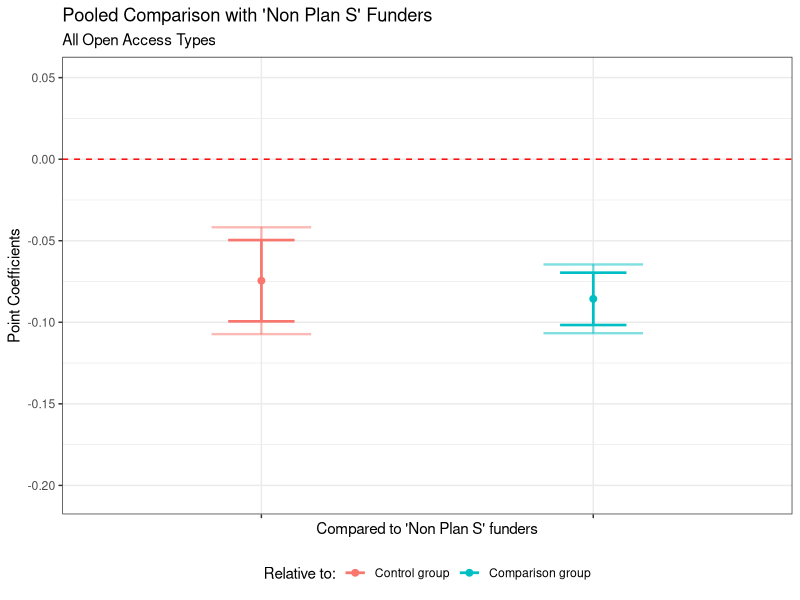
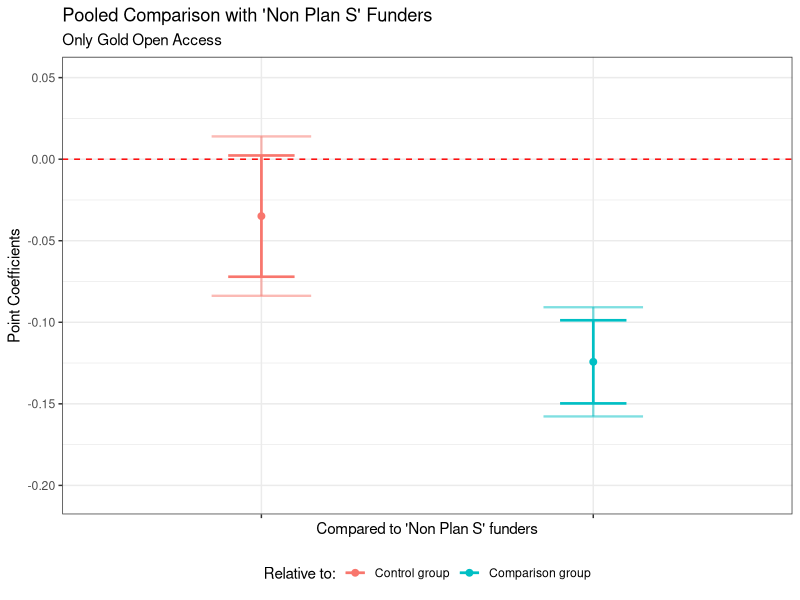
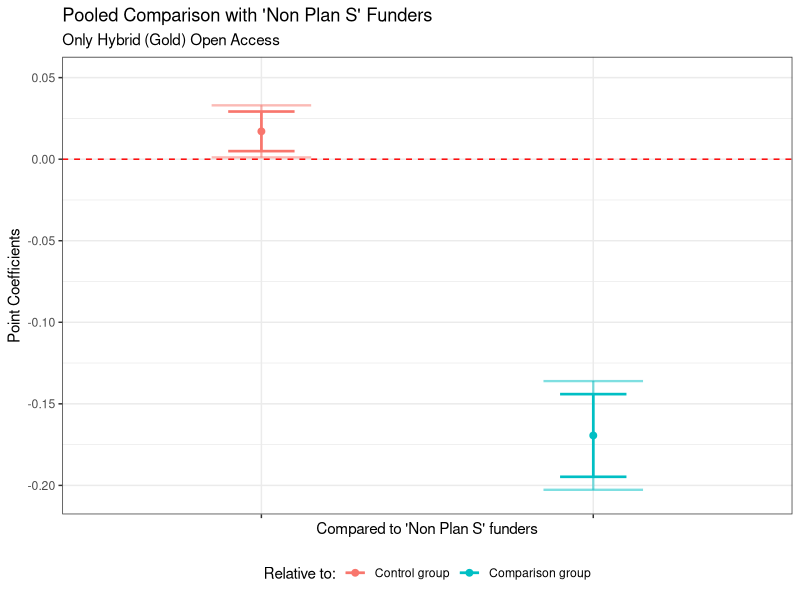
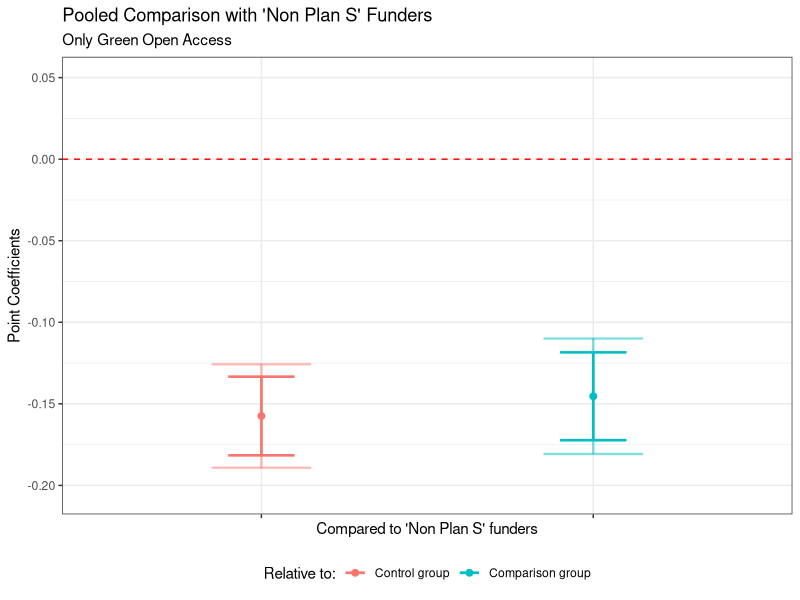
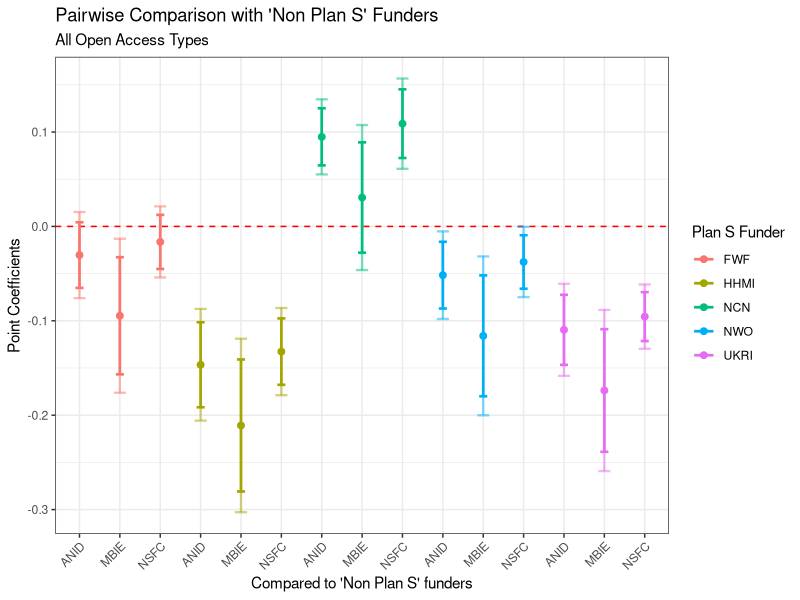
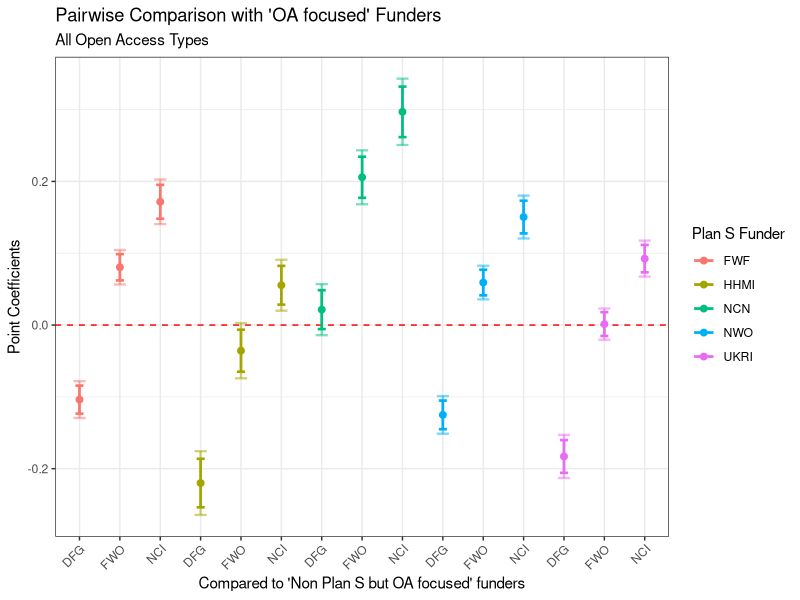
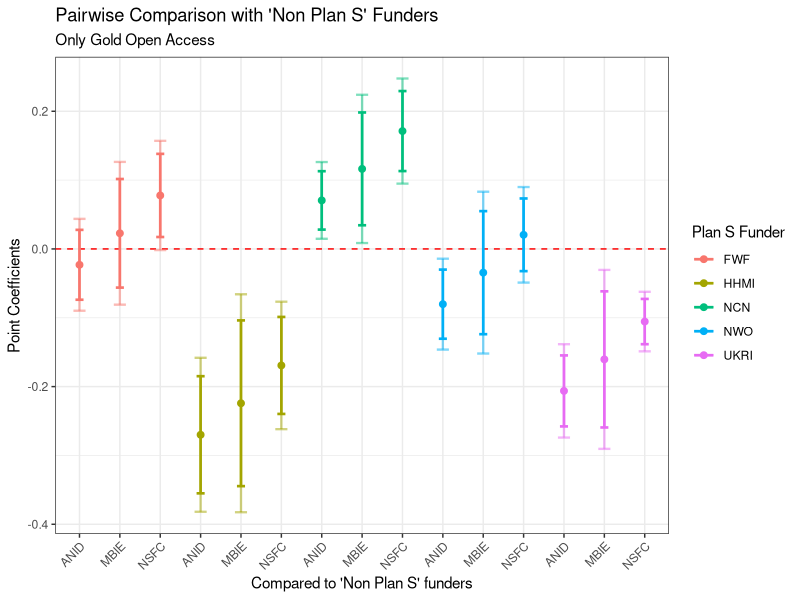
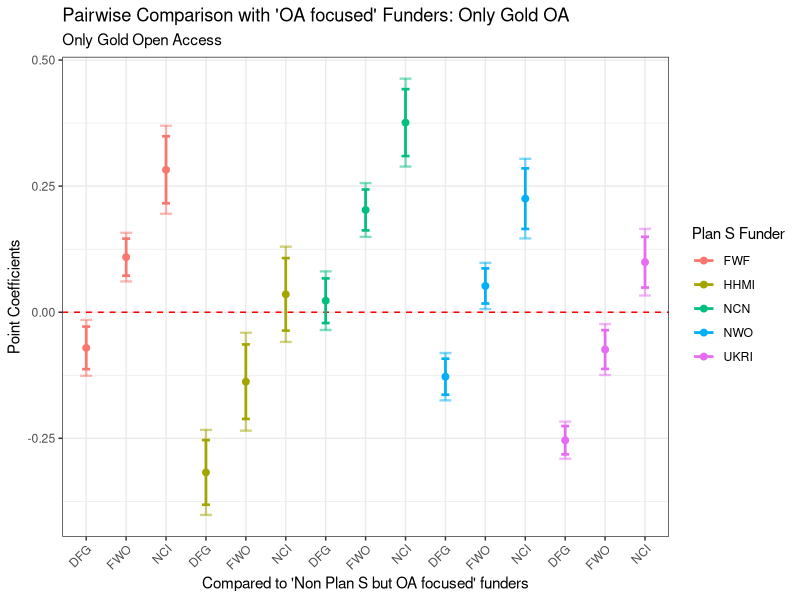

R code for these plots, in order:
### 
# Plotting the coefficients cmputed with the STATA code
# (manual import of estimates and confidence intervals)
# author: WB Schmal
#

# NOTE to add your desired path to store the plots if wanted
### General set-up ----
# load packages 
library(ggplot2)
library(tibble)

# Relabel Coefficient column values: 
# 1 Control Group
getNewCoefficient1 <- function(row) {
  if (row %% 3 == 1) {
    return("ANID")
  } else if (row %% 3 == 2) {
    return("MBIE")
  } else {
    return("NSFC")
  }
}

# 2 Comparison Group
getNewCoefficient2 <- function(row) {
  if (row %% 3 == 1) {
    return("DFG")
  } else if (row %% 3 == 2) {
    return("FWO")
  } else {
    return("NCI")
  }
}



### Pooled Regressions ----
# 4.96 x 3.95 in image
# OA ALL
data <- tribble(
  ~Group, ~Coefficient, ~Estimate, ~CI_Lower_95, ~CI_Upper_95, ~CI_Lower_99, ~CI_Upper_99,
  1, "r1", -0.07450199, -0.09942395, -0.04958004, -0.10725661, -0.04174738,
  2, "r2", -0.08562363, -0.10165528, -0.06959198, -0.10669395, -0.06455331
)

# Rename groups
data$Group <- factor(data$Group, levels = c(1, 2), labels = c("Control group", "Comparison group"))


ggplot(data, aes(x = as.factor(1:nrow(data)), y = Estimate, color = factor(Group))) +
  geom_point(position = position_dodge(width = 0.5), size = 2) +
  geom_errorbar(aes(ymin = CI_Lower_99, ymax = CI_Upper_99), 
                position = position_dodge(width = 0.5), 
                width = 0.3,  linewidth = .8, alpha = 0.5) +  # Set alpha for 99% CI
  geom_errorbar(aes(ymin = CI_Lower_95, ymax = CI_Upper_95), 
                position = position_dodge(width = 0.5), 
                width = 0.2, linewidth = .9) +  # 95% CI with full opacity
  geom_hline(yintercept = 0, linetype = "dashed", color = "red") +
  labs(
    title = "Pooled Comparison with 'Non Plan S' Funders",
    subtitle = "All Open Access Types",
    x = "Compared to 'Non Plan S' funders",
    y = "Point Coefficients",
    color = "Relative to:"
  ) +
  theme_bw() +  ylim(-0.205, 0.05) +
  theme(axis.text.x = element_blank(), legend.position = "bottom") +
  scale_x_discrete(labels = data$Coefficient)
ggsave(filename = "pooled_oa_all.png", plot = last_plot(), path = "", scale = 1, dpi = 600)



# Gold OA WITH exclusion
data <- tribble(
  ~Group, ~Coefficient, ~Estimate, ~CI_Lower_95, ~CI_Upper_95, ~CI_Lower_99, ~CI_Upper_99,
  1, "r1", -0.03489988, -0.07208503, 0.00228527, -0.08377217, 0.01397242,
  2, "r2", -0.12424828, -0.14971567, -0.09878089, -0.15772035, -0.09077621
)


# Rename groups
data$Group <- factor(data$Group, levels = c(1, 2), labels = c("Control group", "Comparison group"))


ggplot(data, aes(x = as.factor(1:nrow(data)), y = Estimate, color = factor(Group))) +
  geom_point(position = position_dodge(width = 0.5), size = 2) +
  geom_errorbar(aes(ymin = CI_Lower_99, ymax = CI_Upper_99), 
                position = position_dodge(width = 0.5), 
                width = 0.3,  linewidth = .8, alpha = 0.5) +  # Set alpha for 99% CI
  geom_errorbar(aes(ymin = CI_Lower_95, ymax = CI_Upper_95), 
                position = position_dodge(width = 0.5), 
                width = 0.2, linewidth = .9) +  # 95% CI with full opacity
  geom_hline(yintercept = 0, linetype = "dashed", color = "red") +
  labs(
    title = "Pooled Comparison with 'Non Plan S' Funders",
    subtitle = "Only Gold Open Access",
    x = "Compared to 'Non Plan S' funders",
    y = "Point Coefficients",
    color = "Relative to:"
  ) +
  theme_bw() +  ylim(-0.205, 0.05) +
  theme(axis.text.x = element_blank(), legend.position = "bottom") +
  scale_x_discrete(labels = data$Coefficient)
ggsave(filename = "pooled_oa_gold_excl.png", plot = last_plot(), path = "", scale = 1, dpi = 600)




# Hybrid OA WITH exclusion
data <- tribble(
  ~Group, ~Coefficient, ~Estimate, ~CI_Lower_95, ~CI_Upper_95, ~CI_Lower_99, ~CI_Upper_99,
  1, "r1", 0.01705856, 0.004921, 0.02919611, 0.00110614, 0.03301097,
  2, "r1", -0.16939065, -0.19474424, -0.14403706, -0.20271331, -0.136068
)

# Rename groups
data$Group <- factor(data$Group, levels = c(1, 2), labels = c("Control group", "Comparison group"))


ggplot(data, aes(x = as.factor(1:nrow(data)), y = Estimate, color = factor(Group))) +
  geom_point(position = position_dodge(width = 0.5), size = 2) +
  geom_errorbar(aes(ymin = CI_Lower_99, ymax = CI_Upper_99), 
                position = position_dodge(width = 0.5), 
                width = 0.3,  linewidth = .8, alpha = 0.5) +  # Set alpha for 99% CI
  geom_errorbar(aes(ymin = CI_Lower_95, ymax = CI_Upper_95), 
                position = position_dodge(width = 0.5), 
                width = 0.2, linewidth = .9) +  # 95% CI with full opacity
  geom_hline(yintercept = 0, linetype = "dashed", color = "red") +
  labs(
    title = "Pooled Comparison with 'Non Plan S' Funders",
    subtitle = "Only Hybrid (Gold) Open Access",
    x = "Compared to 'Non Plan S' funders",
    y = "Point Coefficients",
    color = "Relative to:"
  ) +
  theme_bw() +  ylim(-0.205, 0.05) +
  theme(axis.text.x = element_blank(), legend.position = "bottom") +
  scale_x_discrete(labels = data$Coefficient)
ggsave(filename = "pooled_oa_hybrid_excl.png", plot = last_plot(), path = "", scale = 1, dpi = 600)



# Green OA WITH exclusion
data <- tribble(
  ~Group, ~Coefficient, ~Estimate, ~CI_Lower_95, ~CI_Upper_95, ~CI_Lower_99, ~CI_Upper_99,
  1, "r1", -0.1574577, -0.18157189, -0.13334351, -0.18915113, -0.12576427,
  2, "r1", -0.14537343, -0.17230233, -0.11844452, -0.18076666, -0.1099802
)

# Rename groups
data$Group <- factor(data$Group, levels = c(1, 2), labels = c("Control group", "Comparison group"))


ggplot(data, aes(x = as.factor(1:nrow(data)), y = Estimate, color = factor(Group))) +
  geom_point(position = position_dodge(width = 0.5), size = 2) +
  geom_errorbar(aes(ymin = CI_Lower_99, ymax = CI_Upper_99), 
                position = position_dodge(width = 0.5), 
                width = 0.3,  linewidth = .8, alpha = 0.5) +  # Set alpha for 99% CI
  geom_errorbar(aes(ymin = CI_Lower_95, ymax = CI_Upper_95), 
                position = position_dodge(width = 0.5), 
                width = 0.2, linewidth = .9) +  # 95% CI with full opacity
  geom_hline(yintercept = 0, linetype = "dashed", color = "red") +
  labs(
    title = "Pooled Comparison with 'Non Plan S' Funders",
    subtitle = "Only Green Open Access",
    x = "Compared to 'Non Plan S' funders",
    y = "Point Coefficients",
    color = "Relative to:"
  ) +
  theme_bw() +  ylim(-0.205, 0.05) +
  theme(axis.text.x = element_blank(), legend.position = "bottom") +
  scale_x_discrete(labels = data$Coefficient)
ggsave(filename = "pooled_oa_green_excl.png", plot = last_plot(), path = "", scale = 1, dpi = 600)


################################################################################
### Pairwise comparisons: ------
# 7.84 x 3.95 in image 
# Step 1 - All OA types ----

# Control group
data <- tribble(
  ~Group, ~Coefficient, ~Estimate, ~CI_Lower_95, ~CI_Upper_95, ~CI_Lower_99, ~CI_Upper_99,
  1, "r1", -.03035862, -.06509238, .00437514, -.07601185, .01529462,
  1, "r1", -.09465845, -.15674266, -.03257424, -.1762635, -.01305339,
  1, "r1", -.01638298, -.04501577, .01224982, -.05401509, .02124914,
  2, "r1", -.14659143, -.19163102, -.10155183, -.20579245, -.08739041,
  2, "r1", -.21089126, -.28082456, -.14095796, -.30282771, -.11895482,
  2, "r1", -.13261579, -.16777669, -.09745489, -.1788279, -.08640368,
  3, "r1", .09491585, .06464374, .12518796, .05512738, .13470431,
  3, "r1", .03061602, -.02785997, .089092, -.04624403, .10747606,
  3, "r1", .10889149, .07250077, .1452822, .06106318, .1567198,
  4, "r1", -.05164523, -.08699363, -.01629682, -.09810581, -.00518464,
  4, "r1", -.11594506, -.17997899, -.05191113, -.200111, -.03177912,
  4, "r1", -.03766959, -.06600446, -.00933471, -.07491008, -.0004291,
  5, "r1", -.1095469, -.14665894, -.07243487, -.15832383, -.06076998,
  5, "r1", -.17384674, -.23881302, -.10888046, -.25923329, -.08846019,
  5, "r1", -.09557126, -.12150359, -.06963894, -.1296539, -.06148863
)


# Apply the function to update Coefficient values
data$Coefficient <- sapply(1:nrow(data), getNewCoefficient1)

# Rename groups
data$Group <- factor(data$Group, levels = c(1, 2, 3, 4, 5), labels = c("FWF", "HHMI", "NCN", "NWO", "UKRI"))


ggplot(data, aes(x = as.factor(1:nrow(data)), y = Estimate, color = factor(Group))) +
  geom_point(position = position_dodge(width = 0.5), size = 2) +
  geom_hline(yintercept = 0, linetype = "dashed", color = "red") +
  geom_errorbar(aes(ymin = CI_Lower_99, ymax = CI_Upper_99), 
                position = position_dodge(width = 0.5), 
                width = 0.3,  linewidth = .8, alpha = 0.5) +  # Set alpha for 99% CI
  geom_errorbar(aes(ymin = CI_Lower_95, ymax = CI_Upper_95), 
                position = position_dodge(width = 0.5), 
                width = 0.2, linewidth = .9) +  # 95% CI with full opacity
  labs(
    title = "Pairwise Comparison with 'Non Plan S' Funders",
    subtitle = "All Open Access Types",
    x = "Compared to 'Non Plan S' funders",
    y = "Point Coefficients",
    color = "Plan S Funder"
  ) +
  theme_bw() +
  theme(axis.text.x = element_text(angle = 45, hjust = 1)) +
  scale_x_discrete(labels = data$Coefficient)
ggsave(filename = "pairwise_comp_oaall_control.png", plot = last_plot(), path = "", scale = 1, dpi = 600)


## Comparison Group

data <- tribble(
  ~Group, ~Coefficient, ~Estimate, ~CI_Lower_95, ~CI_Upper_95, ~CI_Lower_99, ~CI_Upper_99,
  1, "r1", -.10379169, -.12331876, -.08426461, -.12945662, -.07812675,
  1, "r1", .08049733, .06221881, .09877586, .0564725, .10452216,
  1, "r1", .17167436, .14803803, .19531068, .14060739, .20274132,
  2, "r1", -.2200245, -.253784, -.186265, -.26439558, -.17565341,
  2, "r1", -.03573548, -.06494568, -.00652528, -.07412969, .00265873,
  2, "r1", .05544155, .0284421, .08244099, .01995193, .09093116,
  3, "r1", .02148278, -.00553594, .0485015, -.01402844, .056994,
  3, "r1", .2057718, .17717137, .23437223, .16818068, .24336292,
  3, "r1", .29694882, .2618124, .33208524, .2507672, .34313045,
  4, "r1", -.1250783, -.14504059, -.105116, -.15131517, -.09884142,
  4, "r1", .05921072, .04138564, .07703581, .03578205, .0826394,
  4, "r1", .15038775, .12766621, .17310929, .12052346, .18025204,
  5, "r1", -.18297997, -.20584621, -.16011374, -.21303319, -.15292676,
  5, "r1", .00130905, -.01524753, .01786562, -.02045154, .02306963,
  5, "r1", .09248607, .07338205, .11159009, .06737741, .11759473
)


# Apply the function to update Coefficient values
data$Coefficient <- sapply(1:nrow(data), getNewCoefficient2)

# Rename groups
data$Group <- factor(data$Group, levels = c(1, 2, 3, 4, 5), labels = c("FWF", "HHMI", "NCN", "NWO", "UKRI"))

# Plot coefficients with confidence intervals, colored by groups
ggplot(data, aes(x = as.factor(1:nrow(data)), y = Estimate, color = factor(Group))) +
  geom_hline(yintercept = 0, linetype = "dashed", color = "red") +
  geom_point(position = position_dodge(width = 0.5), size = 2) +
  geom_errorbar(aes(ymin = CI_Lower_99, ymax = CI_Upper_99), 
                position = position_dodge(width = 0.5), 
                width = 0.3,  linewidth = .8, alpha = 0.5) +  # Set alpha for 99% CI
  geom_errorbar(aes(ymin = CI_Lower_95, ymax = CI_Upper_95), 
                position = position_dodge(width = 0.5), 
                width = 0.2, linewidth = .9) +  # 95% CI with full opacity
  labs(
    title = "Pairwise Comparison with 'OA focused' Funders",
    subtitle = "All Open Access Types",
    x = "Compared to 'Non Plan S but OA focused' funders",
    y = "Point Coefficients",
    color = "Plan S Funder"
  ) +
  theme_bw() +
  theme(axis.text.x = element_text(angle = 45, hjust = 1)) +
  scale_x_discrete(labels = data$Coefficient)
ggsave(filename = "pairwise_comparison_oaall_comp.png", plot = last_plot(), path = "", scale = 1, dpi = 600)

### GOLD OA only ----

# main control group

data <- tribble(
  ~Group, ~Coefficient, ~Estimate, ~CI_Lower_95, ~CI_Upper_95, ~CI_Lower_99, ~CI_Upper_99,
  1, "r1", -.0230563, -.07381157, .02769897, -.08977056, .04365796,
  1, "r1", .02273629, -.05616061, .1016332, -.08097856, .12645115,
  1, "r1", .0776866, .01729159, .13808162, -.00169104, .15706424,
  2, "r1", -.27000827, -.35509856, -.18491797, -.38185664, -.1581599,
  2, "r1", -.22421567, -.34463192, -.10379942, -.38253808, -.06589326,
  2, "r1", -.16926536, -.23970841, -.09882232, -.26184929, -.07668143,
  3, "r1", .07048882, .02805434, .1129233, .01471334, .1262643,
  3, "r1", .11628142, .03433609, .19822674, .00856981, .22399302,
  3, "r1", .17123172, .11313928, .22932417, .0948805, .24758294,
  4, "r1", -.08023775, -.13047338, -.03000211, -.14626853, -.01420696,
  4, "r1", -.03444515, -.12384695, .05495665, -.15196751, .08307721,
  4, "r1", .02050516, -.03230227, .07331259, -.04890002, .08991034,
  5, "r1", -.20625998, -.25786481, -.15465515, -.27408702, -.13843294,
  5, "r1", -.16046738, -.25936946, -.0615653, -.29046208, -.03047269,
  5, "r1", -.10551708, -.13842469, -.07260946, -.14876759, -.06226656
)

# Apply the function to update Coefficient values
data$Coefficient <- sapply(1:nrow(data), getNewCoefficient1)

# Rename groups
data$Group <- factor(data$Group, levels = c(1, 2, 3, 4, 5), labels = c("FWF", "HHMI", "NCN", "NWO", "UKRI"))


ggplot(data, aes(x = as.factor(1:nrow(data)), y = Estimate, color = factor(Group))) +
  geom_point(position = position_dodge(width = 0.5), size = 2) +
  geom_hline(yintercept = 0, linetype = "dashed", color = "red") +
  geom_errorbar(aes(ymin = CI_Lower_99, ymax = CI_Upper_99), 
                position = position_dodge(width = 0.5), 
                width = 0.3,  linewidth = .8, alpha = 0.5) +  # Set alpha for 99% CI
  geom_errorbar(aes(ymin = CI_Lower_95, ymax = CI_Upper_95), 
                position = position_dodge(width = 0.5), 
                width = 0.2, linewidth = .9) +  # 95% CI with full opacity
  labs(
    title = "Pairwise Comparison with 'Non Plan S' Funders",
    subtitle = "Only Gold Open Access",
    x = "Compared to 'Non Plan S' funders",
    y = "Point Coefficients",
    color = "Plan S Funder"
  ) +
  theme_bw() +
  theme(axis.text.x = element_text(angle = 45, hjust = 1)) +
  scale_x_discrete(labels = data$Coefficient)
ggsave(filename = "pairwise_comp_goldoa_control.png", plot = last_plot(), path = "", scale = 1, dpi = 600)

## Comparison Group

data <- tribble(
  ~Group, ~Coefficient, ~Estimate, ~CI_Lower_95, ~CI_Upper_95, ~CI_Lower_99, ~CI_Upper_99,
  1, "r1", -.07064649, -.11279691, -.02849606, -.1260468, -.01524618,
  1, "r1", .10926024, .07255308, .14596741, .06101036, .15751013,
  1, "r1", .28246311, .2160536, .34887262, .19517006, .36975616,
  2, "r1", -.31759845, -.38176717, -.25342973, -.40193861, -.23325829,
  2, "r1", -.13769172, -.21158685, -.06379659, -.23482687, -.04055657,
  2, "r1", .03551115, -.03636931, .1073916, -.05898045, .13000274,
  3, "r1", .02289863, -.02134386, .06714113, -.03525089, .08104816,
  3, "r1", .20280537, .16224425, .24336648, .14949202, .25611871,
  3, "r1", .37600823, .30968735, .44232911, .28883662, .46317984,
  4, "r1", -.12782793, -.16356419, -.09209168, -.17479774, -.08085813,
  4, "r1", .0520788, .01724151, .08691609, .00628698, .09787062,
  4, "r1", .22528167, .16520147, .28536186, .14630868, .30425465,
  5, "r1", -.25385016, -.28194442, -.22575591, -.29077523, -.2169251,
  5, "r1", -.07394343, -.11238237, -.0355045, -.12446617, -.0234207,
  5, "r1", .09925943, .04896463, .14955423, .03315396, .16536491
)


# Apply the function to update Coefficient values
data$Coefficient <- sapply(1:nrow(data), getNewCoefficient2)

# Rename groups
data$Group <- factor(data$Group, levels = c(1, 2, 3, 4, 5), labels = c("FWF", "HHMI", "NCN", "NWO", "UKRI"))

# Plot coefficients with confidence intervals, colored by groups
ggplot(data, aes(x = as.factor(1:nrow(data)), y = Estimate, color = factor(Group))) +
  geom_hline(yintercept = 0, linetype = "dashed", color = "red") +
  geom_point(position = position_dodge(width = 0.5), size = 2) +
  geom_errorbar(aes(ymin = CI_Lower_99, ymax = CI_Upper_99), 
                position = position_dodge(width = 0.5), 
                width = 0.3,  linewidth = .8, alpha = 0.5) +  # Set alpha for 99% CI
  geom_errorbar(aes(ymin = CI_Lower_95, ymax = CI_Upper_95), 
                position = position_dodge(width = 0.5), 
                width = 0.2, linewidth = .9) +  # 95% CI with full opacity
  labs(
    title = "Pairwise Comparison with 'OA focused' Funders: Only Gold OA",
    subtitle = "Only Gold Open Access",
    x = "Compared to 'Non Plan S but OA focused' funders",
    y = "Point Coefficients",
    color = "Plan S Funder"
  ) +
  theme_bw() +
  theme(axis.text.x = element_text(angle = 45, hjust = 1)) +
  scale_x_discrete(labels = data$Coefficient)
ggsave(filename = "pairwise_comparison_goldoa_comp.png", plot = last_plot(), path = "", scale = 1, dpi = 600)


### HYBRID OA only ----

# control group

data <- tribble(
  ~Group, ~Coefficient, ~Estimate, ~CI_Lower_95, ~CI_Upper_95, ~CI_Lower_99, ~CI_Upper_99,
  1, "r1", .06538502, .03294716, .09782288, .02274775, .10802228,
  1, "r1", -.08912276, -.13477226, -.04347326, -.14912892, -.02911661,
  1, "r1", .08848416, .06713878, .10982954, .06042951, .1165388,
  2, "r1", -.07073429, -.16105588, .0195873, -.1894624, .04799383,
  2, "r1", -.22524207, -.32515033, -.12533381, -.35660727, -.09387687,
  2, "r1", -.04763515, -.13529482, .04002452, -.16284828, .06757798,
  3, "r1", .17724128, .14564874, .20883382, .13571595, .21876661,
  3, "r1", .0227335, -.02484371, .07031071, -.03980373, .08527073,
  3, "r1", .20034042, .17294058, .22774026, .16432832, .23635252,
  4, "r1", .05399466, .02374048, .08424884, .01422817, .09376114,
  4, "r1", -.10051312, -.14509343, -.05593282, -.15911232, -.04191393,
  4, "r1", .07709379, .05535747, .09883011, .04852539, .1056622,
  5, "r1", -.04411435, -.07329345, -.01493526, -.08246586, -.00576284,
  5, "r1", -.19862213, -.24258413, -.15466013, -.25640393, -.14084034,
  5, "r1", -.02101521, -.03211431, -.00991612, -.03560284, -.00642758
)


# Apply the function to update Coefficient values
data$Coefficient <- sapply(1:nrow(data), getNewCoefficient1)

# Rename groups
data$Group <- factor(data$Group, levels = c(1, 2, 3, 4, 5), labels = c("FWF", "HHMI", "NCN", "NWO", "UKRI"))


ggplot(data, aes(x = as.factor(1:nrow(data)), y = Estimate, color = factor(Group))) +
  geom_point(position = position_dodge(width = 0.5), size = 2) +
  geom_errorbar(aes(ymin = CI_Lower_99, ymax = CI_Upper_99), 
                position = position_dodge(width = 0.5), 
                width = 0.3,  linewidth = .8, alpha = 0.5) +  # Set alpha for 99% CI
  geom_errorbar(aes(ymin = CI_Lower_95, ymax = CI_Upper_95), 
                position = position_dodge(width = 0.5), 
                width = 0.2, linewidth = .9) +  # 95% CI with full opacity
  geom_hline(yintercept = 0, linetype = "dashed", color = "red") +
  labs(
    title = "Pairwise Comparison with 'Non Plan S' Funders",
    subtitle = "Only Hybrid (Gold) Open Access",
    x = "Compared to 'Non Plan S' funders",
    y = "Point Coefficients",
    color = "Plan S Funder"
  ) +
  theme_bw() +
  theme(axis.text.x = element_text(angle = 45, hjust = 1)) +
  scale_x_discrete(labels = data$Coefficient)
ggsave(filename = "pairwise_comp_hybridoa_control.png", plot = last_plot(), path = "", scale = 1, dpi = 600)

## Comparison Group

data <- tribble(
  ~Group, ~Coefficient, ~Estimate, ~CI_Lower_95, ~CI_Upper_95, ~CI_Lower_99, ~CI_Upper_99,
  1, "r1", -.17374187, -.20082755, -.1466562, -.20934212, -.13814163,
  1, "r1", .07758853, .04830459, .10687246, .03909655, .1160805,
  1, "r1", .28999598, .22682327, .3531687, .20695864, .37303333,
  2, "r1", -.30986118, -.39807048, -.22165188, -.42580022, -.19392214,
  2, "r1", -.05853078, -.1484142, .03135264, -.17668481, .05962325,
  2, "r1", .15387668, .06945356, .23829979, .04289041, .26486294,
  3, "r1", -.06188561, -.09388488, -.02988634, -.10394381, -.01982742,
  3, "r1", .18944479, .15905729, .21983229, .14950334, .22938624,
  3, "r1", .40185225, .33469703, .46900746, .31358305, .49012144,
  4, "r1", -.18513224, -.21316321, -.15710126, -.22197481, -.14828966,
  4, "r1", .06619816, .03738763, .0950087, .02832881, .10406752,
  4, "r1", .27860562, .21427236, .34293888, .19404415, .36316709,
  5, "r1", -.28324124, -.30979021, -.25669228, -.31813538, -.24834711,
  5, "r1", -.03191084, -.06078338, -.0030383, -.06985954, .00603785,
  5, "r1", .18049661, .11868712, .24230611, .09925735, .26173588
)


# Apply the function to update Coefficient values
data$Coefficient <- sapply(1:nrow(data), getNewCoefficient2)

# Rename groups
data$Group <- factor(data$Group, levels = c(1, 2, 3, 4, 5), labels = c("FWF", "HHMI", "NCN", "NWO", "UKRI"))

# Plot coefficients with confidence intervals, colored by groups
ggplot(data, aes(x = as.factor(1:nrow(data)), y = Estimate, color = factor(Group))) +
  geom_hline(yintercept = 0, linetype = "dashed", color = "red") +
  geom_point(position = position_dodge(width = 0.5), size = 2) +
  geom_errorbar(aes(ymin = CI_Lower_99, ymax = CI_Upper_99), 
                position = position_dodge(width = 0.5), 
                width = 0.3,  linewidth = .8, alpha = 0.5) +  # Set alpha for 99% CI
  geom_errorbar(aes(ymin = CI_Lower_95, ymax = CI_Upper_95), 
                position = position_dodge(width = 0.5), 
                width = 0.2, linewidth = .9) +  # 95% CI with full opacity
  labs(
    title = "Pairwise Comparison with 'OA focused' Funders",
    subtitle = "Only Hybrid (Gold) Open Access",
    x = "Compared to 'Non Plan S but OA focused' funders",
    y = "Point Coefficients",
    color = "Plan S Funder"
  ) +
  theme_bw() +
  theme(axis.text.x = element_text(angle = 45, hjust = 1)) +
  scale_x_discrete(labels = data$Coefficient)
ggsave(filename = "pairwise_comparison_hybridoa_comp.png", plot = last_plot(), path = "", scale = 1, dpi = 600)


#
### GREEN OA only ----
#

# Control group

data <- tribble(
  ~Group, ~Coefficient, ~Estimate, ~CI_Lower_95, ~CI_Upper_95, ~CI_Lower_99, ~CI_Upper_99,
  1, "r1", .09044481, .03518583, .14570379, .01780947, .16308015,
  1, "r1", .03626783, -.01283886, .08537451, -.02828734, .10082299,
  1, "r1", .05462808, .01689791, .09235824, .00503848, .10421767,
  2, "r1", -.23011647, -.31141077, -.14882216, -.33697748, -.12325545,
  2, "r1", -.28429345, -.35604097, -.21254593, -.3786313, -.1899556,
  2, "r1", -.2659332, -.33043348, -.20143292, -.35070746, -.18115894,
  3, "r1", .10027836, .05308443, .1474723, .03824598, .16231074,
  3, "r1", .04610138, .00819941, .08400334, -.00371939, .09592215,
  3, "r1", .06446163, .04150291, .08742034, .03428654, .09463672,
  4, "r1", .02563862, -.02053029, .07180753, -.03504763, .08632487,
  4, "r1", -.02853836, -.0754053, .01832858, -.09014739, .03307067,
  4, "r1", -.01017811, -.04600621, .02564999, -.05726773, .03691151,
  5, "r1", -.17993496, -.21768327, -.14218664, -.22954979, -.13032012,
  5, "r1", -.23411194, -.27968106, -.18854281, -.29400677, -.17421711,
  5, "r1", -.21575169, -.25124383, -.18025955, -.2623994, -.16910398
)


# Apply the function to update Coefficient values
data$Coefficient <- sapply(1:nrow(data), getNewCoefficient1)

# Rename groups
data$Group <- factor(data$Group, levels = c(1, 2, 3, 4, 5), labels = c("FWF", "HHMI", "NCN", "NWO", "UKRI"))


ggplot(data, aes(x = as.factor(1:nrow(data)), y = Estimate, color = factor(Group))) +
  geom_point(position = position_dodge(width = 0.5), size = 2) +
  geom_errorbar(aes(ymin = CI_Lower_99, ymax = CI_Upper_99), 
                position = position_dodge(width = 0.5), 
                width = 0.3,  linewidth = .8, alpha = 0.5) +  # Set alpha for 99% CI
  geom_errorbar(aes(ymin = CI_Lower_95, ymax = CI_Upper_95), 
                position = position_dodge(width = 0.5), 
                width = 0.2, linewidth = .9) +  # 95% CI with full opacity
  geom_hline(yintercept = 0, linetype = "dashed", color = "red") +
  labs(
    title = "Pairwise Comparison with 'Non Plan S' Funders",
    subtitle = "Only Green Open Access",
    x = "Compared to 'Non Plan S' funders",
    y = "Point Coefficients",
    color = "Plan S Funder"
  ) +
  theme_bw() +
  theme(axis.text.x = element_text(angle = 45, hjust = 1)) +
  scale_x_discrete(labels = data$Coefficient)
ggsave(filename = "pairwise_comp_greenoa_control.png", plot = last_plot(), path = "", scale = 1, dpi = 600)

## Comparison Group

data <- tribble(
  ~Group, ~Coefficient, ~Estimate, ~CI_Lower_95, ~CI_Upper_95, ~CI_Lower_99, ~CI_Upper_99,
  1, "r1", -.01384822, -.05079214, .02309569, -.06240615, .0347097,
  1, "r1", .1701731, .13058654, .20975967, .11813872, .22220748,
  1, "r1", .36480242, .32207344, .4075314, .30863662, .42096822,
  2, "r1", -.3344095, -.40441678, -.26440222, -.42642515, -.24239385,
  2, "r1", -.15038817, -.21829578, -.08248057, -.23965124, -.06112511,
  2, "r1", .04424114, -.02360431, .11208659, -.04494629, .13342857,
  3, "r1", -.00401467, -.03431015, .02628081, -.04383378, .03580444,
  3, "r1", .18000665, .15045235, .20956096, .1411603, .21885301,
  3, "r1", .37463597, .34337034, .4059016, .33354023, .41573171,
  4, "r1", -.07865441, -.11291418, -.04439464, -.12368431, -.03362451,
  4, "r1", .10536691, .07027768, .14045615, .05924416, .15148967,
  4, "r1", .29999623, .25920744, .34078502, .24638129, .35361117,
  5, "r1", -.28422799, -.31996673, -.24848924, -.33120081, -.23725516,
  5, "r1", -.10020666, -.13765067, -.06276266, -.14942157, -.05099176,
  5, "r1", .09442265, .05320214, .13564316, .04024425, .14860105
)

# Apply the function to update Coefficient values
data$Coefficient <- sapply(1:nrow(data), getNewCoefficient2)

# Rename groups
data$Group <- factor(data$Group, levels = c(1, 2, 3, 4, 5), labels = c("FWF", "HHMI", "NCN", "NWO", "UKRI"))

# Plot coefficients with confidence intervals, colored by groups
ggplot(data, aes(x = as.factor(1:nrow(data)), y = Estimate, color = factor(Group))) +
  geom_hline(yintercept = 0, linetype = "dashed", color = "red") +
  geom_point(position = position_dodge(width = 0.5), size = 2) +
  geom_errorbar(aes(ymin = CI_Lower_99, ymax = CI_Upper_99), 
                position = position_dodge(width = 0.5), 
                width = 0.3,  linewidth = .8, alpha = 0.5) +  # Set alpha for 99% CI
  geom_errorbar(aes(ymin = CI_Lower_95, ymax = CI_Upper_95), 
                position = position_dodge(width = 0.5), 
                width = 0.2, linewidth = .9) +  # 95% CI with full opacity
  labs(
    title = "Pairwise Comparison with 'OA focused' Funders",
    subtitle = "Only Green Open Access",
    x = "Compared to 'Non Plan S but OA focused' funders",
    y = "Point Coefficients",
    color = "Plan S Funder"
  ) +
  theme_bw() +
  theme(axis.text.x = element_text(angle = 45, hjust = 1)) +
  scale_x_discrete(labels = data$Coefficient)
ggsave(filename = "pairwise_comparison_greenoa_comp.png", plot = last_plot(), path = "", scale = 1, dpi = 600)

################################################################################
#     E N D   O F   S C R I P T     

